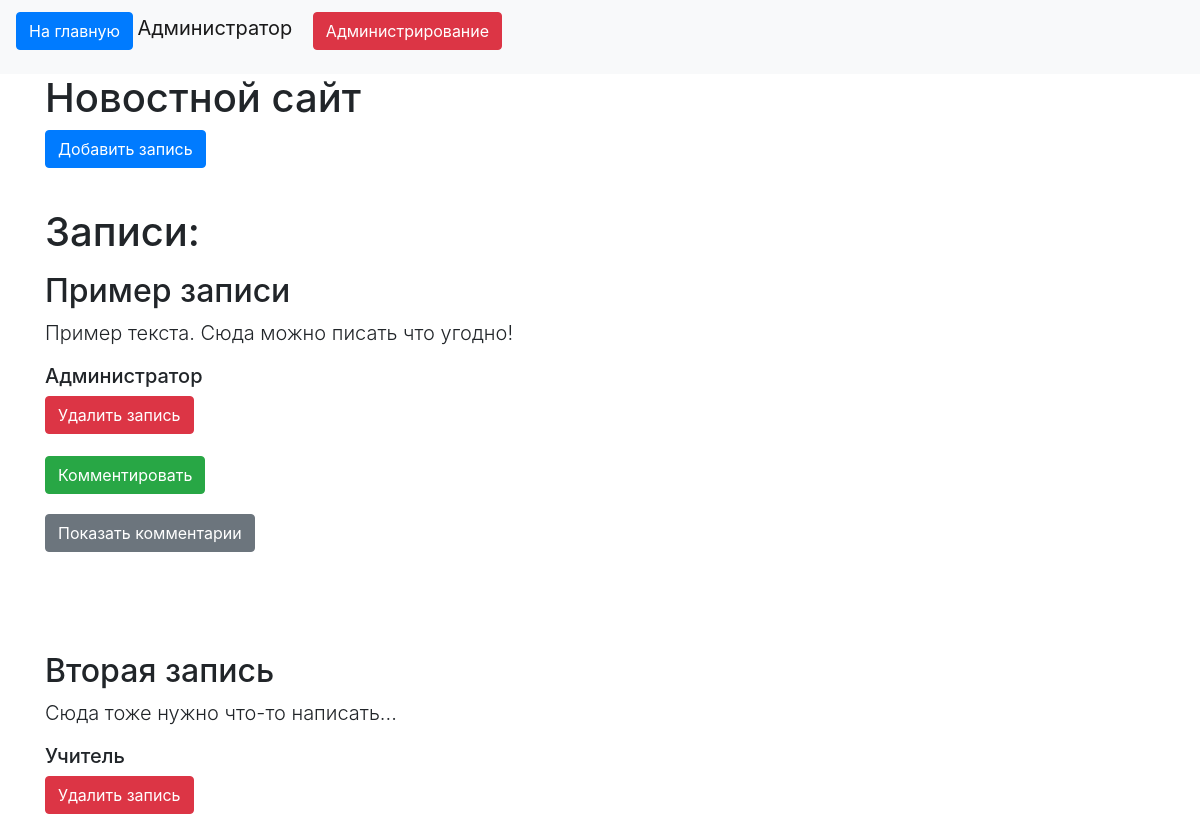
The page / (signed in) on the database its author committed.
### data/users.py (models this page shows, shortened)
class User(SqlAlchemyBase, UserMixin):
    __tablename__ = 'users'
    id = sqlalchemy.Column(sqlalchemy.Integer,
                           primary_key=True, autoincrement=True, unique=True)
    name = sqlalchemy.Column(sqlalchemy.String)
    email = sqlalchemy.Column(sqlalchemy.String,
                              index=True, unique=True)
    hashed_password = sqlalchemy.Column(sqlalchemy.String)
    post = relation('Post', back_populates='user')
    access_level = sqlalchemy.Column(sqlalchemy.Integer)

### data/post.py (models this page shows)
class Post(SqlAlchemyBase):
    __tablename__ = 'posts'
    id = sqlalchemy.Column(sqlalchemy.Integer, primary_key=True, autoincrement=True, unique=True)
    title = sqlalchemy.Column(sqlalchemy.String)
    content = sqlalchemy.Column(sqlalchemy.String)
    commentable = sqlalchemy.Column(sqlalchemy.Boolean, default=True)
    author = sqlalchemy.Column(sqlalchemy.Integer, sqlalchemy.ForeignKey('users.id'))
    user = relation('User', back_populates='post')

### main.py (the view)
@app.route('/index')
@app.route('/')
def index():
    db_sess = db_session.create_session()
    dbdata = db_sess.query(Post).all()
    datalist = []
    commentlist = []
    for j in dbdata:
        id = j.id
        authors = db_sess.query(User).filter(User.id == j.author).first()
        dataobj = {"id": id, "title": j.title, "content": j.content, "commentable": j.commentable,
                   "author": authors.name, "author_id": authors.id}
        dbcomdata = db_sess.query(Comments).filter(Comments.parent == id).all()
        for i in dbcomdata:
            commentlist.append({"author": db_sess.query(User).filter(User.id == i.author).first().name,
                                "content": i.content, "id": i.id, "author_id":db_sess.query(User).filter(User.id == i.author).first().id })
        dataobj['comments'] = commentlist
        datalist.append(dataobj)
        commentlist = []
    return render_template('index.html', datalist=datalist)

### data/db_session.py (called while the page is built)
def create_session() -> Session:
    global __factory
    return __factory()

### main.py (called while the page is built)
@login_manager.user_loader
def load_user(user_id):
    db_sess = db_session.create_session()
    return db_sess.query(User).get(user_id)

### templates/index.html (shortened to what this page needs)
{% extends "base.html" %}
{% block content %}
<h1>Новостной сайт</h1>
{% if current_user.is_authenticated and current_user.access_level > 0 %}
<a class="btn btn-primary " href="/add_new">Добавить запись</a>
{% endif %}
    <div class="d-flex" style="height: 40px;">
    </div>
<h1>Записи:</h1>
<p>
    {% for dataobject in datalist %}
        <h2>{{ dataobject.title }}</h2>
        <p class="lead">
            {{dataobject.content}}
        </p>
        <h5>{{dataobject.author}}</h5>
        <div class="d-flex" style="height: 60px;">
            <div>
            {% if current_user.is_authenticated and current_user.access_level > 1 or current_user.is_authenticated and
            current_user.id == dataobject.author_id %}
                <a class="btn btn-danger " href="/delete/{{dataobject.id}}">Удалить запись</a>
            {% endif %}
            </div>
        {% if dataobject.commentable%}
            </div>
            {% if current_user.is_authenticated%}
            <a class="btn btn-success " href="/add_comment/{{dataobject.id}}">Комментировать</a>
            <div class="d-flex" style="height: 20px;">
            </div>
            {% endif %}
            <button type="button" class="btn btn-secondary">Показать комментарии</button>
        {% endif %}
        <div class="d-flex" style="height: 100px;">
        </div>
    {% endfor %}
{% endblock %}

### templates/base.html (shortened to what this page needs)
<!doctype html>
<html lang="en">
<head>
    <link rel="stylesheet"
          href="https://stackpath.bootstrapcdn.com/bootstrap/4.4.1/css/bootstrap.min.css"
>
</head>
<body>
<header>
    <nav class="navbar navbar-light bg-light">
        {% if current_user.is_authenticated %}
    <p>
        <a class="btn btn-primary " href="/">На главную</a>
        <a class="navbar-brand" href="/logout">{{ current_user.name }}</a>
        {% if current_user.access_level > 1 %}
        <a class="btn btn-danger" href="/level_management">Администрирование</a>
        {% endif %}
        </p>
        {% else %}
    <p/>
        <a class="btn btn-primary " href="/">На главную</a>
        <a class="btn btn-primary " href="/register">Зарегистрироваться</a>
        <a class="btn btn-success" href="/login">Войти</a>
    </p>
{% endif %}
    </nav>
</header>
<main role="main" class="container">
    {% block content %}
    {% endblock %}
</main>
</body>
</html>

### rows shown on the page
User: name "Администратор", author "Администратор"
Post: title "Пример записи", content "Пример текста. Сюда можно писать что угодно!"
Post: title "Вторая запись", content "Сюда тоже нужно что-то написать..."
User: author "Учитель"
